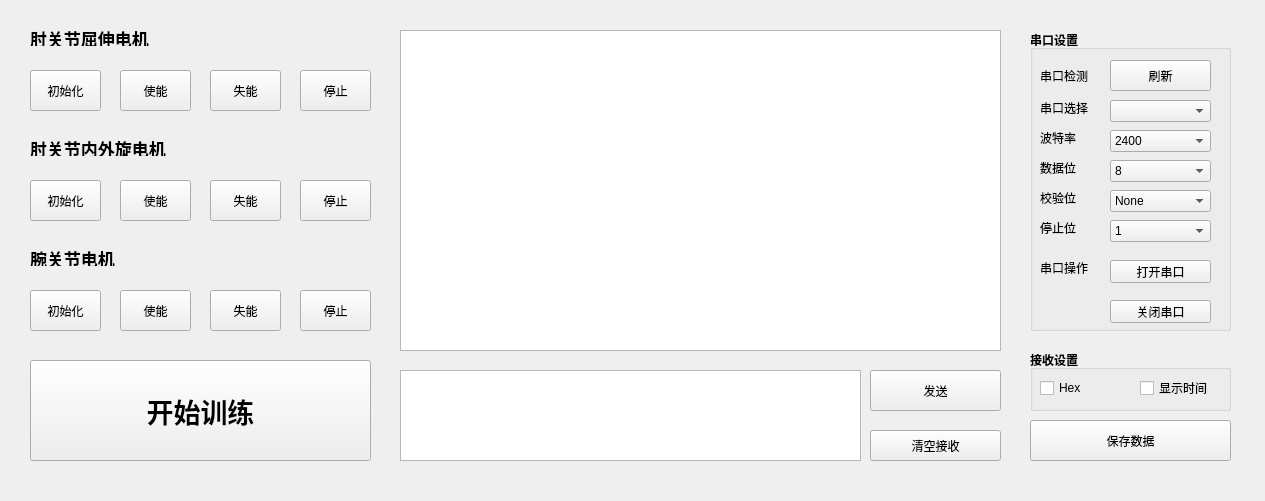
<?xml version="1.0" encoding="UTF-8"?>
<ui version="4.0">
 <class>MotorWindowWidget</class>
 <widget class="QWidget" name="MotorWindowWidget">
  <property name="geometry">
   <rect>
    <x>0</x>
    <y>0</y>
    <width>1265</width>
    <height>501</height>
   </rect>
  </property>
  <property name="windowTitle">
   <string>Form</string>
  </property>
  <widget class="QPushButton" name="motor3enable">
   <property name="geometry">
    <rect>
     <x>120</x>
     <y>290</y>
     <width>71</width>
     <height>41</height>
    </rect>
   </property>
   <property name="text">
    <string>使能</string>
   </property>
  </widget>
  <widget class="QGroupBox" name="SerialPortSetting">
   <property name="geometry">
    <rect>
     <x>1030</x>
     <y>30</y>
     <width>201</width>
     <height>301</height>
    </rect>
   </property>
   <property name="font">
    <font>
     <weight>75</weight>
     <bold>true</bold>
    </font>
   </property>
   <property name="title">
    <string>串口设置</string>
   </property>
   <widget class="QLabel" name="SerialPort">
    <property name="geometry">
     <rect>
      <x>10</x>
      <y>70</y>
      <width>71</width>
      <height>16</height>
     </rect>
    </property>
    <property name="font">
     <font>
      <weight>50</weight>
      <bold>false</bold>
     </font>
    </property>
    <property name="text">
     <string>串口选择</string>
    </property>
   </widget>
   <widget class="QLabel" name="BaudRate">
    <property name="geometry">
     <rect>
      <x>10</x>
      <y>100</y>
      <width>61</width>
      <height>16</height>
     </rect>
    </property>
    <property name="font">
     <font>
      <weight>50</weight>
      <bold>false</bold>
     </font>
    </property>
    <property name="text">
     <string>波特率</string>
    </property>
   </widget>
   <widget class="QLabel" name="DataBit">
    <property name="geometry">
     <rect>
      <x>10</x>
      <y>130</y>
      <width>61</width>
      <height>16</height>
     </rect>
    </property>
    <property name="font">
     <font>
      <weight>50</weight>
      <bold>false</bold>
     </font>
    </property>
    <property name="text">
     <string>数据位</string>
    </property>
   </widget>
   <widget class="QLabel" name="CheckBit">
    <property name="geometry">
     <rect>
      <x>10</x>
      <y>160</y>
      <width>61</width>
      <height>16</height>
     </rect>
    </property>
    <property name="font">
     <font>
      <weight>50</weight>
      <bold>false</bold>
     </font>
    </property>
    <property name="text">
     <string>校验位</string>
    </property>
   </widget>
   <widget class="QLabel" name="StopBit">
    <property name="geometry">
     <rect>
      <x>10</x>
      <y>190</y>
      <width>61</width>
      <height>16</height>
     </rect>
    </property>
    <property name="font">
     <font>
      <weight>50</weight>
      <bold>false</bold>
     </font>
    </property>
    <property name="text">
     <string>停止位</string>
    </property>
   </widget>
   <widget class="QComboBox" name="serialport">
    <property name="geometry">
     <rect>
      <x>80</x>
      <y>70</y>
      <width>101</width>
      <height>22</height>
     </rect>
    </property>
    <property name="font">
     <font>
      <weight>50</weight>
      <bold>false</bold>
     </font>
    </property>
   </widget>
   <widget class="QComboBox" name="baud">
    <property name="geometry">
     <rect>
      <x>80</x>
      <y>100</y>
      <width>101</width>
      <height>22</height>
     </rect>
    </property>
    <property name="font">
     <font>
      <weight>50</weight>
      <bold>false</bold>
     </font>
    </property>
    <item>
     <property name="text">
      <string>2400</string>
     </property>
    </item>
    <item>
     <property name="text">
      <string>4800</string>
     </property>
    </item>
    <item>
     <property name="text">
      <string>9600</string>
     </property>
    </item>
    <item>
     <property name="text">
      <string>19200</string>
     </property>
    </item>
    <item>
     <property name="text">
      <string>38400</string>
     </property>
    </item>
    <item>
     <property name="text">
      <string>57600</string>
     </property>
    </item>
    <item>
     <property name="text">
      <string>115200</string>
     </property>
    </item>
    <item>
     <property name="text">
      <string>128000</string>
     </property>
    </item>
    <item>
     <property name="text">
      <string>256000</string>
     </property>
    </item>
   </widget>
   <widget class="QComboBox" name="databit">
    <property name="geometry">
     <rect>
      <x>80</x>
      <y>130</y>
      <width>101</width>
      <height>22</height>
     </rect>
    </property>
    <property name="font">
     <font>
      <weight>50</weight>
      <bold>false</bold>
     </font>
    </property>
    <item>
     <property name="text">
      <string>8</string>
     </property>
    </item>
    <item>
     <property name="text">
      <string>7</string>
     </property>
    </item>
    <item>
     <property name="text">
      <string>6</string>
     </property>
    </item>
    <item>
     <property name="text">
      <string>5</string>
     </property>
    </item>
   </widget>
   <widget class="QComboBox" name="checkbit">
    <property name="geometry">
     <rect>
      <x>80</x>
      <y>160</y>
      <width>101</width>
      <height>22</height>
     </rect>
    </property>
    <property name="font">
     <font>
      <weight>50</weight>
      <bold>false</bold>
     </font>
    </property>
    <item>
     <property name="text">
      <string>None</string>
     </property>
    </item>
    <item>
     <property name="text">
      <string>Odd</string>
     </property>
    </item>
    <item>
     <property name="text">
      <string>Even</string>
     </property>
    </item>
   </widget>
   <widget class="QComboBox" name="stopbit">
    <property name="geometry">
     <rect>
      <x>80</x>
      <y>190</y>
      <width>101</width>
      <height>22</height>
     </rect>
    </property>
    <property name="font">
     <font>
      <weight>50</weight>
      <bold>false</bold>
     </font>
    </property>
    <item>
     <property name="text">
      <string>1</string>
     </property>
    </item>
    <item>
     <property name="text">
      <string>1.5</string>
     </property>
    </item>
    <item>
     <property name="text">
      <string>2</string>
     </property>
    </item>
   </widget>
   <widget class="QLabel" name="StopBit_2">
    <property name="geometry">
     <rect>
      <x>10</x>
      <y>230</y>
      <width>61</width>
      <height>16</height>
     </rect>
    </property>
    <property name="font">
     <font>
      <weight>50</weight>
      <bold>false</bold>
     </font>
    </property>
    <property name="text">
     <string>串口操作</string>
    </property>
   </widget>
   <widget class="QPushButton" name="StartButton">
    <property name="geometry">
     <rect>
      <x>80</x>
      <y>230</y>
      <width>101</width>
      <height>23</height>
     </rect>
    </property>
    <property name="font">
     <font>
      <weight>50</weight>
      <bold>false</bold>
     </font>
    </property>
    <property name="text">
     <string>打开串口</string>
    </property>
   </widget>
   <widget class="QPushButton" name="StopButton">
    <property name="geometry">
     <rect>
      <x>80</x>
      <y>270</y>
      <width>101</width>
      <height>23</height>
     </rect>
    </property>
    <property name="font">
     <font>
      <weight>50</weight>
      <bold>false</bold>
     </font>
    </property>
    <property name="text">
     <string>关闭串口</string>
    </property>
   </widget>
   <widget class="QLabel" name="DoneFlag">
    <property name="geometry">
     <rect>
      <x>10</x>
      <y>280</y>
      <width>54</width>
      <height>12</height>
     </rect>
    </property>
    <property name="font">
     <font>
      <weight>50</weight>
      <bold>false</bold>
     </font>
    </property>
    <property name="text">
     <string/>
    </property>
   </widget>
   <widget class="QPushButton" name="RefreshButton">
    <property name="geometry">
     <rect>
      <x>80</x>
      <y>30</y>
      <width>101</width>
      <height>31</height>
     </rect>
    </property>
    <property name="font">
     <font>
      <weight>50</weight>
      <bold>false</bold>
     </font>
    </property>
    <property name="text">
     <string>刷新</string>
    </property>
   </widget>
   <widget class="QLabel" name="refreshLabel">
    <property name="geometry">
     <rect>
      <x>10</x>
      <y>40</y>
      <width>54</width>
      <height>12</height>
     </rect>
    </property>
    <property name="font">
     <font>
      <weight>50</weight>
      <bold>false</bold>
     </font>
    </property>
    <property name="text">
     <string>串口检测</string>
    </property>
   </widget>
  </widget>
  <widget class="QPushButton" name="CleanButton">
   <property name="geometry">
    <rect>
     <x>870</x>
     <y>430</y>
     <width>131</width>
     <height>31</height>
    </rect>
   </property>
   <property name="text">
    <string>清空接收</string>
   </property>
  </widget>
  <widget class="QLabel" name="WRM">
   <property name="geometry">
    <rect>
     <x>30</x>
     <y>250</y>
     <width>261</width>
     <height>16</height>
    </rect>
   </property>
   <property name="font">
    <font>
     <pointsize>13</pointsize>
     <weight>75</weight>
     <bold>true</bold>
    </font>
   </property>
   <property name="text">
    <string>腕关节电机</string>
   </property>
  </widget>
  <widget class="QPushButton" name="SendButton">
   <property name="geometry">
    <rect>
     <x>870</x>
     <y>370</y>
     <width>131</width>
     <height>41</height>
    </rect>
   </property>
   <property name="text">
    <string>发送</string>
   </property>
  </widget>
  <widget class="QLabel" name="ERM">
   <property name="geometry">
    <rect>
     <x>30</x>
     <y>140</y>
     <width>261</width>
     <height>16</height>
    </rect>
   </property>
   <property name="font">
    <font>
     <pointsize>13</pointsize>
     <weight>75</weight>
     <bold>true</bold>
    </font>
   </property>
   <property name="text">
    <string>肘关节内外旋电机</string>
   </property>
  </widget>
  <widget class="QTextEdit" name="SendingTextEdit">
   <property name="geometry">
    <rect>
     <x>400</x>
     <y>370</y>
     <width>461</width>
     <height>91</height>
    </rect>
   </property>
  </widget>
  <widget class="QGroupBox" name="ReceivingSetting">
   <property name="geometry">
    <rect>
     <x>1030</x>
     <y>350</y>
     <width>201</width>
     <height>61</height>
    </rect>
   </property>
   <property name="font">
    <font>
     <weight>75</weight>
     <bold>true</bold>
    </font>
   </property>
   <property name="title">
    <string>接收设置</string>
   </property>
   <widget class="QCheckBox" name="Showtime">
    <property name="geometry">
     <rect>
      <x>110</x>
      <y>30</y>
      <width>81</width>
      <height>16</height>
     </rect>
    </property>
    <property name="font">
     <font>
      <weight>50</weight>
      <bold>false</bold>
     </font>
    </property>
    <property name="text">
     <string>显示时间</string>
    </property>
   </widget>
   <widget class="QCheckBox" name="Hex">
    <property name="geometry">
     <rect>
      <x>10</x>
      <y>30</y>
      <width>71</width>
      <height>16</height>
     </rect>
    </property>
    <property name="font">
     <font>
      <weight>50</weight>
      <bold>false</bold>
     </font>
    </property>
    <property name="text">
     <string>Hex</string>
    </property>
   </widget>
  </widget>
  <widget class="QPushButton" name="motor1disable">
   <property name="geometry">
    <rect>
     <x>210</x>
     <y>70</y>
     <width>71</width>
     <height>41</height>
    </rect>
   </property>
   <property name="text">
    <string>失能</string>
   </property>
  </widget>
  <widget class="QPushButton" name="motor2enable">
   <property name="geometry">
    <rect>
     <x>120</x>
     <y>180</y>
     <width>71</width>
     <height>41</height>
    </rect>
   </property>
   <property name="text">
    <string>使能</string>
   </property>
  </widget>
  <widget class="QPushButton" name="motor2disable">
   <property name="geometry">
    <rect>
     <x>210</x>
     <y>180</y>
     <width>71</width>
     <height>41</height>
    </rect>
   </property>
   <property name="text">
    <string>失能</string>
   </property>
  </widget>
  <widget class="QPushButton" name="motor1enable">
   <property name="geometry">
    <rect>
     <x>120</x>
     <y>70</y>
     <width>71</width>
     <height>41</height>
    </rect>
   </property>
   <property name="text">
    <string>使能</string>
   </property>
  </widget>
  <widget class="QPushButton" name="motor1stop">
   <property name="geometry">
    <rect>
     <x>300</x>
     <y>70</y>
     <width>71</width>
     <height>41</height>
    </rect>
   </property>
   <property name="text">
    <string>停止</string>
   </property>
  </widget>
  <widget class="QTextBrowser" name="Showcontent">
   <property name="geometry">
    <rect>
     <x>400</x>
     <y>30</y>
     <width>601</width>
     <height>321</height>
    </rect>
   </property>
  </widget>
  <widget class="QPushButton" name="motor3disable">
   <property name="geometry">
    <rect>
     <x>210</x>
     <y>290</y>
     <width>71</width>
     <height>41</height>
    </rect>
   </property>
   <property name="text">
    <string>失能</string>
   </property>
  </widget>
  <widget class="QLabel" name="EFEM">
   <property name="geometry">
    <rect>
     <x>30</x>
     <y>30</y>
     <width>371</width>
     <height>16</height>
    </rect>
   </property>
   <property name="font">
    <font>
     <pointsize>13</pointsize>
     <weight>75</weight>
     <bold>true</bold>
    </font>
   </property>
   <property name="text">
    <string>肘关节屈伸电机</string>
   </property>
  </widget>
  <widget class="QPushButton" name="motor2initial">
   <property name="geometry">
    <rect>
     <x>30</x>
     <y>180</y>
     <width>71</width>
     <height>41</height>
    </rect>
   </property>
   <property name="text">
    <string>初始化</string>
   </property>
  </widget>
  <widget class="QPushButton" name="motor3initial">
   <property name="geometry">
    <rect>
     <x>30</x>
     <y>290</y>
     <width>71</width>
     <height>41</height>
    </rect>
   </property>
   <property name="text">
    <string>初始化</string>
   </property>
  </widget>
  <widget class="QPushButton" name="motor2stop">
   <property name="geometry">
    <rect>
     <x>300</x>
     <y>180</y>
     <width>71</width>
     <height>41</height>
    </rect>
   </property>
   <property name="text">
    <string>停止</string>
   </property>
  </widget>
  <widget class="QPushButton" name="motor3stop">
   <property name="geometry">
    <rect>
     <x>300</x>
     <y>290</y>
     <width>71</width>
     <height>41</height>
    </rect>
   </property>
   <property name="text">
    <string>停止</string>
   </property>
  </widget>
  <widget class="QPushButton" name="motor1initial">
   <property name="geometry">
    <rect>
     <x>30</x>
     <y>70</y>
     <width>71</width>
     <height>41</height>
    </rect>
   </property>
   <property name="text">
    <string>初始化</string>
   </property>
  </widget>
  <widget class="QPushButton" name="SaveButton">
   <property name="geometry">
    <rect>
     <x>1030</x>
     <y>420</y>
     <width>201</width>
     <height>41</height>
    </rect>
   </property>
   <property name="text">
    <string>保存数据</string>
   </property>
  </widget>
  <widget class="QPushButton" name="StartTrainingButton">
   <property name="geometry">
    <rect>
     <x>30</x>
     <y>360</y>
     <width>341</width>
     <height>101</height>
    </rect>
   </property>
   <property name="font">
    <font>
     <pointsize>20</pointsize>
     <weight>75</weight>
     <bold>true</bold>
    </font>
   </property>
   <property name="text">
    <string>开始训练</string>
   </property>
  </widget>
 </widget>
 <resources/>
 <connections/>
</ui>
